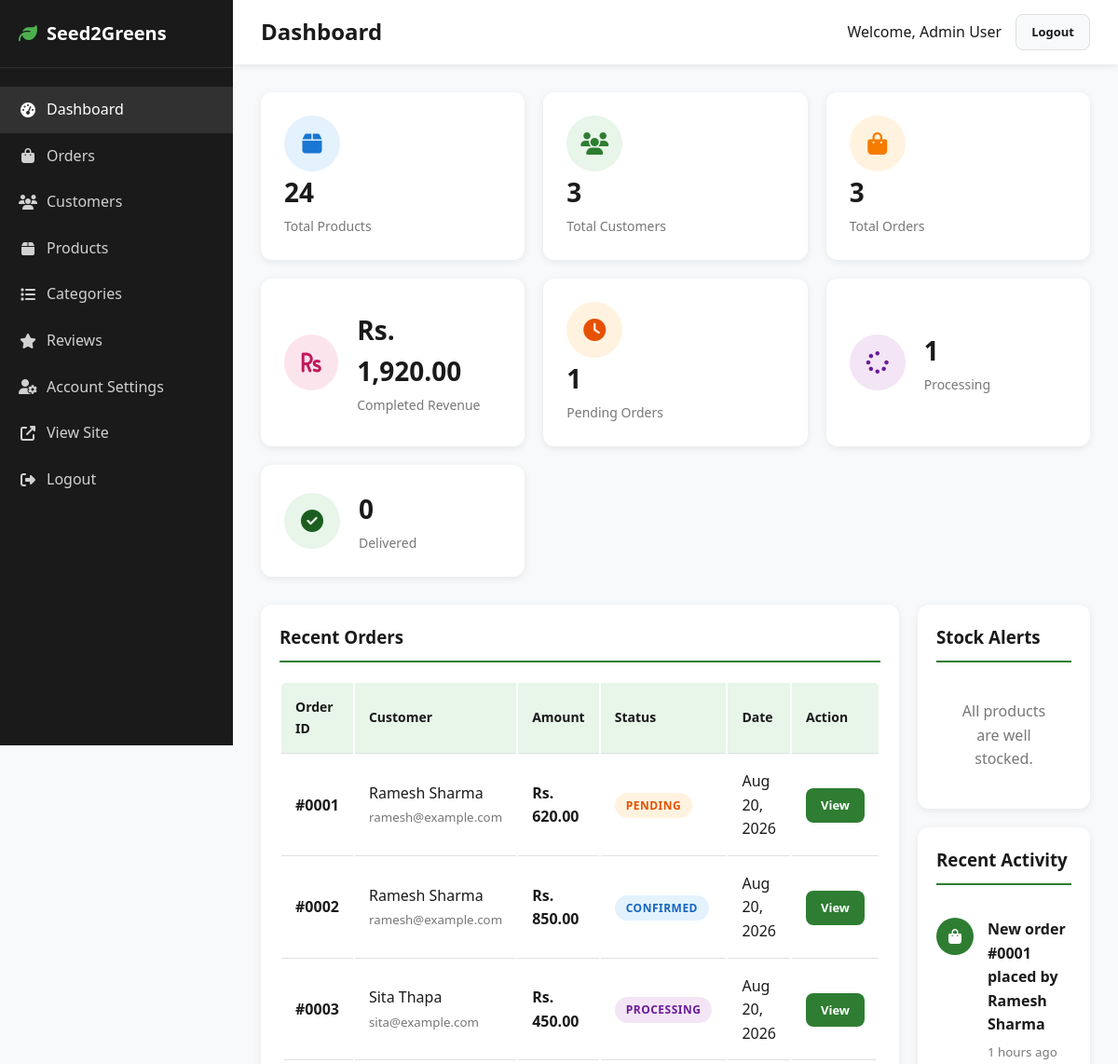
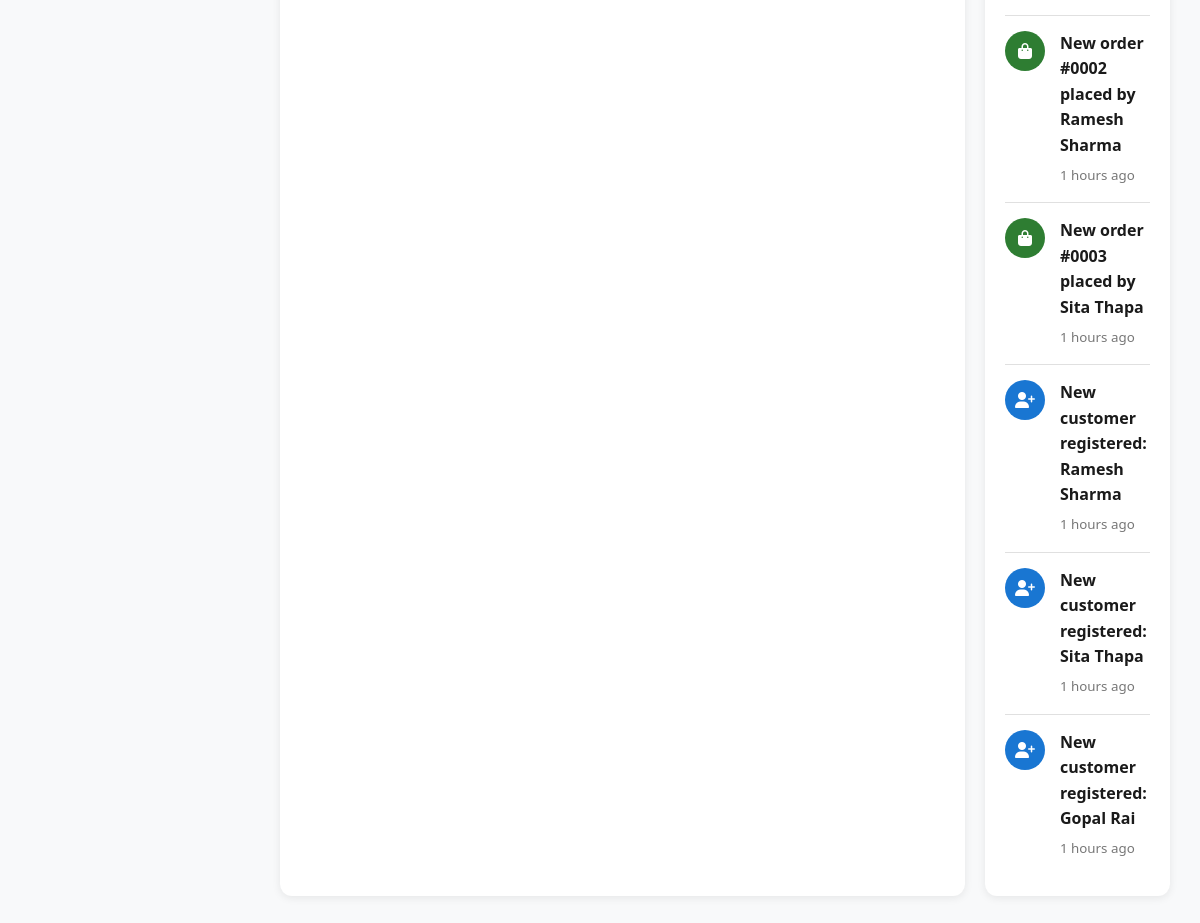
Screenshot of /admin/dashboard.php (signed in) with the database file from the repository (2 pictures, top to bottom).
### tables this page shows
CREATE TABLE orders (
    id INT PRIMARY KEY AUTO_INCREMENT,
    user_id INT NOT NULL,
    order_date TIMESTAMP DEFAULT CURRENT_TIMESTAMP,
    total_amount DECIMAL(10,2) NOT NULL,
    delivery_fee DECIMAL(10,2) DEFAULT 0.00,
    status ENUM('Pending', 'Confirmed', 'Processing', 'Shipped', 'Delivered', 'Cancelled') DEFAULT 'Pending',
    payment_method VARCHAR(50) DEFAULT 'Cash on Delivery',
    customer_name VARCHAR(100) NOT NULL,
    customer_email VARCHAR(100) NOT NULL,
    customer_phone VARCHAR(20) NOT NULL,
    customer_address TEXT NOT NULL,
    receipt_path VARCHAR(255) DEFAULT NULL,
    receipt_type ENUM('image', 'pdf') DEFAULT NULL,
    created_at TIMESTAMP DEFAULT CURRENT_TIMESTAMP,
    updated_at TIMESTAMP DEFAULT CURRENT_TIMESTAMP ON UPDATE CURRENT_TIMESTAMP,
    FOREIGN KEY (user_id) REFERENCES users(id) ON DELETE RESTRICT ON UPDATE CASCADE,
    INDEX idx_user (user_id),
    INDEX idx_status (status),
    INDEX idx_date (order_date)
);

### includes/functions.php (called while the page is built, shortened)
<?php
$db = Database::getInstance()->getConnection();
function sanitize($data) {
    return htmlspecialchars(trim($data), ENT_QUOTES, 'UTF-8');
}
function getAdminStats() {
    global $db;
    $stats = [];
    $stmt = $db->query("SELECT COUNT(*) as count FROM orders");
    $stats['total_orders'] = $stmt->fetch()['count'];
    $stmt = $db->query("SELECT COUNT(*) as count FROM users");
    $stats['total_customers'] = $stmt->fetch()['count'];
    $stmt = $db->query("SELECT COUNT(*) as count FROM products");
    $stats['total_products'] = $stmt->fetch()['count'];
    $stmt = $db->query("SELECT SUM(total_amount) as total FROM orders WHERE status != 'Cancelled'");
    $stats['completed_revenue'] = $stmt->fetch()['total'] ?? 0;
    $stmt = $db->query("SELECT COUNT(*) as count FROM orders WHERE status = 'Pending'");
    $stats['pending_orders'] = $stmt->fetch()['count'];
    $stmt = $db->query("SELECT COUNT(*) as count FROM orders WHERE status = 'Processing'");
    $stats['processing_orders'] = $stmt->fetch()['count'];
    $stmt = $db->query("SELECT COUNT(*) as count FROM orders WHERE status = 'Delivered'");
    $stats['delivered_orders'] = $stmt->fetch()['count'];
    return $stats;
}
function getRecentOrders($limit = 5) {
    global $db;
    $stmt = $db->prepare("
        SELECT o.*, u.name as user_name, u.email as user_email
        FROM orders o
        JOIN users u ON o.user_id = u.id
        ORDER BY o.created_at DESC
        LIMIT ?
    ");
    $stmt->execute([(int)$limit]);
    return $stmt->fetchAll();
}
function getRecentActivity($limit = 10) {
    global $db;
    $activities = [];
    $stmt = $db->prepare("
        SELECT id, customer_name, created_at, 'New order' as activity
        FROM orders ORDER BY created_at DESC LIMIT ?
    ");
    $stmt->execute([(int)$limit]);
    $orders = $stmt->fetchAll();
    foreach ($orders as $order) {
        $activities[] = [
            'text' => 'New order #' . str_pad($order['id'], 4, '0', STR_PAD_LEFT) . ' placed by ' . $order['customer_name'],
            'time' => $order['created_at'],
            'icon' => 'fa-shopping-bag',
            'color' => '#2e7d32'
        ];
    }
    $stmt = $db->prepare("
        SELECT id, name, created_at FROM users ORDER BY created_at DESC LIMIT 5
    ");
    $stmt->execute();
    $users = $stmt->fetchAll();
    foreach ($users as $user) {
        $activities[] = [
            'text' => 'New customer registered: ' . $user['name'],
            'time' => $user['created_at'],
            'icon' => 'fa-user-plus',
            'color' => '#1976d2'
        ];
    }
    usort($activities, function($a, $b) {
        return strtotime($b['time']) - strtotime($a['time']);
    });
    return array_slice($activities, 0, $limit);
}
function formatAdminCurrency($amount) {
    return 'Rs. ' . number_format($amount, 2);
}
function timeAgo($datetime) {
    $time = time() - strtotime($datetime);
    if ($time < 86400) return floor($time / 3600) . ' hours ago';
    return date('M d, Y', strtotime($datetime));
}

### admin/dashboard.php (the view, shortened to what this page needs)
<?php
require_once __DIR__ . '/../includes/functions.php';
$stats = getAdminStats();
$recent_orders = getRecentOrders(5);
$low_stock = getLowStockProducts(10);
$out_of_stock = getOutOfStockProducts();
$recent_activity = getRecentActivity(8);
?>
<!DOCTYPE html>
<html lang="en">
<head>
    <link rel="stylesheet" href="../assets/css/style.css">
    <link rel="stylesheet" href="https://cdnjs.cloudflare.com/ajax/libs/font-awesome/6.4.0/css/all.min.css">
</head>
<body>
    <div class="admin-layout">
        <aside class="admin-sidebar" id="adminSidebar">
            <div class="admin-sidebar-header">
                <h2><i class="fas fa-leaf"></i> Seed2Greens</h2>
            </div>
            <ul class="admin-nav">
                <li><a href="dashboard.php" class="active"><i class="fas fa-tachometer-alt"></i> Dashboard</a></li>
                <li><a href="orders.php"><i class="fas fa-shopping-bag"></i> Orders</a></li>
                <li><a href="customers.php"><i class="fas fa-users"></i> Customers</a></li>
                <li><a href="products.php"><i class="fas fa-box"></i> Products</a></li>
                <li><a href="categories.php"><i class="fas fa-list"></i> Categories</a></li>
                <li><a href="reviews.php"><i class="fas fa-star"></i> Reviews</a></li>
                <li><a href="settings.php"><i class="fas fa-user-cog"></i> Account Settings</a></li>
                <li><a href="../index.php" target="_blank"><i class="fas fa-external-link-alt"></i> View Site</a></li>
                <li><a href="logout.php"><i class="fas fa-sign-out-alt"></i> Logout</a></li>
            </ul>
        </aside>
        <div class="admin-main">
            <header class="admin-header">
                <div style="display: flex; align-items: center; gap: 15px;">
                    <h2>Dashboard</h2>
                </div>
                <div style="display: flex; align-items: center; gap: 15px;">
                    <span>Welcome, <?php echo sanitize($_SESSION['admin_name']); ?></span>
                    <a href="logout.php" class="btn btn-secondary btn-sm">Logout</a>
                </div>
            </header>
            <main class="admin-content">
                <div class="stats-grid">
                    <div class="stat-card">
                        <a href="products.php">
                        <div class="stat-icon products"><i class="fas fa-box"></i></div>
                        <div class="stat-info">
                            <h3><?php echo $stats['total_products']; ?></h3>
                            <p>Total Products</p>
                        </div>
                        </a>
                    </div>
                    <div class="stat-card">
                        <a href="customers.php">
                        <div class="stat-icon users"><i class="fas fa-users"></i></div>
                        <div class="stat-info">
                            <h3><?php echo $stats['total_customers']; ?></h3>
                            <p>Total Customers</p>
                        </div>
                        </a>
                    </div>
                    <div class="stat-card">
                        <a href="orders.php">
                        <div class="stat-icon orders"><i class="fas fa-shopping-bag"></i></div>
                        <div class="stat-info">
                            <h3><?php echo $stats['total_orders']; ?></h3>
                            <p>Total Orders</p>
                        </div>
                        </a>
                    </div>
                    <div class="stat-card">
                        <div class="stat-icon pending"><i class="fas fa-rupee-sign"></i></div>
                        <div class="stat-info">
                            <h3><?php echo formatAdminCurrency($stats['completed_revenue']); ?></h3>
                            <p>Completed Revenue</p>
                        </div>
                    </div>
                    <div class="stat-card">
                        <a href="orders.php">
                        <div class="stat-icon" style="background: #fff3e0; color: #e65100;"><i class="fas fa-clock"></i></div>
                        <div class="stat-info">
                            <h3><?php echo $stats['pending_orders']; ?></h3>
                            <p>Pending Orders</p>
                        </div>
                        </a>
                    </div>
                    <div class="stat-card">
                        <div class="stat-icon" style="background: #f3e5f5; color: #6a1b9a;"><i class="fas fa-spinner"></i></div>
                        <div class="stat-info">
                            <h3><?php echo $stats['processing_orders']; ?></h3>
                            <p>Processing</p>
                        </div>
                    </div>
                    <div class="stat-card">
                        <div class="stat-icon" style="background: #e8f5e9; color: #1b5e20;"><i class="fas fa-check-circle"></i></div>
                        <div class="stat-info">
                            <h3><?php echo $stats['delivered_orders']; ?></h3>
                            <p>Delivered</p>
                        </div>
                    </div>
                </div>
                <div style="display: grid; grid-template-columns: 2fr 1fr; gap: 20px; margin-bottom: 20px;">
                    <div class="admin-card">
                        <h3 style="margin-bottom: 20px; padding-bottom: 10px; border-bottom: 2px solid var(--primary);">Recent Orders</h3>
                        <table class="data-table" style="box-shadow: none;">
                            <thead>
                                <tr>
                                    <th>Order ID</th>
                                    <th>Customer</th>
                                    <th>Amount</th>
                                    <th>Status</th>
                                    <th>Date</th>
                                    <th>Action</th>
                                </tr>
                            </thead>
                            <tbody>
                                <?php if (empty($recent_orders)): ?>
                                    <tr><td colspan="6" style="text-align: center; padding: 30px;">No orders found</td></tr>
                                <?php else: ?>
                                    <?php foreach ($recent_orders as $order): ?>
                                        <tr>
                                            <td><strong>#<?php echo str_pad($order['id'], 4, '0', STR_PAD_LEFT); ?></strong></td>
                                            <td>
                                                <?php echo sanitize($order['customer_name']); ?><br>
                                                <small style="color: var(--text-light);"><?php echo sanitize($order['customer_email']); ?></small>
                                            </td>
                                            <td><strong><?php echo formatAdminCurrency($order['total_amount']); ?></strong></td>
                                            <td><span class="status status-<?php echo strtolower($order['status']); ?>"><?php echo $order['status']; ?></span></td>
                                            <td><?php echo date('M d, Y', strtotime($order['created_at'])); ?></td>
                                            <td><a href="order-details.php?id=<?php echo $order['id']; ?>" class="btn btn-primary btn-sm">View</a></td>
                                        </tr>
                                    <?php endforeach; ?>
                                <?php endif; ?>
                            </tbody>
                        </table>
                    </div>
                    <div>
                        <div class="admin-card" style="margin-bottom: 20px;">
                            <h3 style="margin-bottom: 20px; padding-bottom: 10px; border-bottom: 2px solid var(--primary);">Stock Alerts</h3>
                            <?php if (empty($low_stock) && empty($out_of_stock)): ?>
                                <p style="color: var(--text-light); text-align: center; padding: 20px;">All products are well stocked.</p>
                            <?php endif; ?>
                        </div>
                        <div class="admin-card">
                            <h3 style="margin-bottom: 20px; padding-bottom: 10px; border-bottom: 2px solid var(--primary);">Recent Activity</h3>
                            <?php if (empty($recent_activity)): ?>
                                <p style="color: var(--text-light); text-align: center; padding: 20px;">No recent activity.</p>
                            <?php else: ?>
                                <ul class="admin-activity">
                                    <?php foreach ($recent_activity as $activity): ?>
                                        <li>
                                            <div class="admin-activity-icon" style="background: <?php echo $activity['color']; ?>;">
                                                <i class="fas <?php echo $activity['icon']; ?>"></i>
                                            </div>
                                            <div class="admin-activity-text">
                                                <strong><?php echo sanitize($activity['text']); ?></strong>
                                                <small><?php echo timeAgo($activity['time']); ?></small>
                                            </div>
                                        </li>
                                    <?php endforeach; ?>
                                </ul>
                            <?php endif; ?>
                        </div>
                    </div>
                </div>
            </main>
        </div>
    </div>
</body>
</html>

### rows the page displays
orders: id "0001", customer_name "Ramesh Sharma", customer_email "ramesh@example.com", total_amount "Rs. 620.00", status "PENDING", created_at "Aug 20, 2026"
orders: id "0002", customer_name "Ramesh Sharma", customer_email "ramesh@example.com", total_amount "Rs. 850.00", status "CONFIRMED", created_at "Aug 20, 2026"
orders: id "0003", customer_name "Sita Thapa", customer_email "sita@example.com", total_amount "Rs. 450.00", status "PROCESSING", created_at "Aug 20, 2026"

### other values shown
$_SESSION['admin_name'] "Admin User"
$stats['total_products'] "24"
$stats['total_customers'] "3"
$stats['total_orders'] "3"
formatAdminCurrency($stats['completed_revenue']) "Rs. 1,920.00"
$stats['pending_orders'] "1"
$stats['processing_orders'] "1"
$stats['delivered_orders'] "0"
$activity['text'] "New order #0001 placed by Ramesh Sharma"
timeAgo($activity['time']) "1 hours ago"
$activity['text'] "New order #0002 placed by Ramesh Sharma"
$activity['text'] "New order #0003 placed by Sita Thapa"
$activity['text'] "New customer registered: Ramesh Sharma"
$activity['text'] "New customer registered: Sita Thapa"
$activity['text'] "New customer registered: Gopal Rai"
